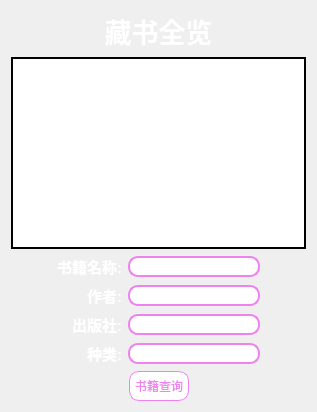
      <widget class="QWidget" name="BookSearchWidget">
       <layout class="QGridLayout" name="gridLayout_3">
        <item row="0" column="0">
         <widget class="QLabel" name="BookList">
          <property name="font">
           <font>
            <pointsize>20</pointsize>
            <bold>true</bold>
           </font>
          </property>
          <property name="styleSheet">
           <string notr="true">color: rgb(255, 255, 255);</string>
          </property>
          <property name="text">
           <string>藏书全览</string>
          </property>
          <property name="alignment">
           <set>Qt::AlignCenter</set>
          </property>
         </widget>
        </item>
        <item row="1" column="0">
         <widget class="QListWidget" name="BorrowListWidget">
          <property name="styleSheet">
           <string notr="true">QListWidget {
	border: 2px solid #000000; /* 边框宽度为1px，颜色为#A0A0A0 */
	padding-left: 5px; /* 文本距离左边界有5px */
	background-color: 	#FFFFFF	; /* 背景颜色 */
	color: 	#000000; /* 文本颜色 */
	selection-background-color: #000000; /* 选中文本的背景颜色 */
	selection-color: #FFFFFF; /* 选中文本的颜色 */
	font-family: &quot;Microsoft YaHei&quot;; /* 文本字体族 */
	font-size: 10pt; /* 文本字体大小 */
}
</string>
          </property>
          <property name="frameShape">
           <enum>QFrame::Box</enum>
          </property>
         </widget>
        </item>
        <item row="2" column="0">
         <layout class="QGridLayout" name="gridLayout_2">
          <item row="1" column="2">
           <widget class="QLineEdit" name="authorEdit">
            <property name="styleSheet">
             <string notr="true">QLineEdit {
	border: 2px solid #EE82EE; /* 边框宽度为1px，颜色为#A0A0A0 */
	border-radius: 10px; /* 边框圆角 */
	padding-left: 5px; /* 文本距离左边界有5px */
	background-color: 	#FFFFFF	; /* 背景颜色 */
	color: 	#000000; /* 文本颜色 */
	selection-background-color: #000000; /* 选中文本的背景颜色 */
	selection-color: #FFFFFF; /* 选中文本的颜色 */
	font-family: &quot;Microsoft YaHei&quot;; /* 文本字体族 */
	font-size: 10pt; /* 文本字体大小 */
}

QLineEdit:hover { /* 鼠标悬浮在QLineEdit时的状态 */
	border: 2px solid #298DFF;
	border-radius: 10px;
	background-color: #FFFFFF;
	color: 	#000000;
	selection-background-color: #000000;
	selection-color: #FFFFFF;
}


QLineEdit:disabled { /* QLineEdit在禁用时的状态 */
	border: 2px solid 	#C0C0C0;
	background-color: 	#C0C0C0;
	color: 	#000000;
}

QLineEdit:read-only { /* QLineEdit在只读时的状态 */
	border: 2px solid 	#C0C0C0;
	background-color: 	#C0C0C0;
	color: 	#000000;
}</string>
            </property>
           </widget>
          </item>
          <item row="1" column="1">
           <widget class="QLabel" name="label_3">
            <property name="font">
             <font>
              <pointsize>11</pointsize>
              <bold>true</bold>
             </font>
            </property>
            <property name="styleSheet">
             <string notr="true">color: rgb(255, 255, 255);</string>
            </property>
            <property name="text">
             <string>作者:</string>
            </property>
            <property name="alignment">
             <set>Qt::AlignRight|Qt::AlignTrailing|Qt::AlignVCenter</set>
            </property>
           </widget>
          </item>
          <item row="4" column="0" colspan="4">
           <layout class="QHBoxLayout" name="horizontalLayout">
            <item>
             <spacer name="horizontalSpacer_13">
              <property name="orientation">
               <enum>Qt::Horizontal</enum>
              </property>
              <property name="sizeHint" stdset="0">
               <size>
                <width>40</width>
                <height>20</height>
               </size>
              </property>
             </spacer>
            </item>
            <item>
             <widget class="QPushButton" name="SearchButton">
              <property name="styleSheet">
               <string notr="true">QPushButton{
	font: 12pt &quot;幼圆&quot;;
    color: 	#EE82EE;
    background-color: #FFFFFF;
    border-color: 	#EE82EE;
    border-radius: 10px;
    border-style: solid;
    border-width: 1px;
    padding: 5px;
}

/**鼠标停留在按钮上的样式**/
QPushButton::hover{	
    color: #FFFFFF;
    background-color: #EE82EE;
    border-color: #EE82EE;
}

/**鼠标按压下去的样式**/
QPushButton::pressed,QPushButton::checked{
    color: #FFFFFF;
    background-color: 	#DA70D6;
	border-color: 	#DA70D6;
}</string>
              </property>
              <property name="text">
               <string>书籍查询</string>
              </property>
             </widget>
            </item>
            <item>
             <spacer name="horizontalSpacer_14">
              <property name="orientation">
               <enum>Qt::Horizontal</enum>
              </property>
              <property name="sizeHint" stdset="0">
               <size>
                <width>40</width>
                <height>20</height>
               </size>
              </property>
             </spacer>
            </item>
           </layout>
          </item>
          <item row="2" column="1">
           <widget class="QLabel" name="label_2">
            <property name="font">
             <font>
              <pointsize>11</pointsize>
              <bold>true</bold>
             </font>
            </property>
            <property name="styleSheet">
             <string notr="true">color: rgb(255, 255, 255);</string>
            </property>
            <property name="text">
             <string>出版社:</string>
            </property>
            <property name="alignment">
             <set>Qt::AlignRight|Qt::AlignTrailing|Qt::AlignVCenter</set>
            </property>
           </widget>
          </item>
          <item row="2" column="2">
           <widget class="QLineEdit" name="pressEdit">
            <property name="styleSheet">
             <string notr="true">QLineEdit {
	border: 2px solid #EE82EE; /* 边框宽度为1px，颜色为#A0A0A0 */
	border-radius: 10px; /* 边框圆角 */
	padding-left: 5px; /* 文本距离左边界有5px */
	background-color: 	#FFFFFF	; /* 背景颜色 */
	color: 	#000000; /* 文本颜色 */
	selection-background-color: #000000; /* 选中文本的背景颜色 */
	selection-color: #FFFFFF; /* 选中文本的颜色 */
	font-family: &quot;Microsoft YaHei&quot;; /* 文本字体族 */
	font-size: 10pt; /* 文本字体大小 */
}

QLineEdit:hover { /* 鼠标悬浮在QLineEdit时的状态 */
	border: 2px solid #298DFF;
	border-radius: 10px;
	background-color: #FFFFFF;
	color: 	#000000;
	selection-background-color: #000000;
	selection-color: #FFFFFF;
}


QLineEdit:disabled { /* QLineEdit在禁用时的状态 */
	border: 2px solid 	#C0C0C0;
	background-color: 	#C0C0C0;
	color: 	#000000;
}

QLineEdit:read-only { /* QLineEdit在只读时的状态 */
	border: 2px solid 	#C0C0C0;
	background-color: 	#C0C0C0;
	color: 	#000000;
}</string>
            </property>
           </widget>
          </item>
          <item row="3" column="2">
           <widget class="QLineEdit" name="categoryEdit">
            <property name="styleSheet">
             <string notr="true">QLineEdit {
	border: 2px solid #EE82EE; /* 边框宽度为1px，颜色为#A0A0A0 */
	border-radius: 10px; /* 边框圆角 */
	padding-left: 5px; /* 文本距离左边界有5px */
	background-color: 	#FFFFFF	; /* 背景颜色 */
	color: 	#000000; /* 文本颜色 */
	selection-background-color: #000000; /* 选中文本的背景颜色 */
	selection-color: #FFFFFF; /* 选中文本的颜色 */
	font-family: &quot;Microsoft YaHei&quot;; /* 文本字体族 */
	font-size: 10pt; /* 文本字体大小 */
}

QLineEdit:hover { /* 鼠标悬浮在QLineEdit时的状态 */
	border: 2px solid #298DFF;
	border-radius: 10px;
	background-color: #FFFFFF;
	color: 	#000000;
	selection-background-color: #000000;
	selection-color: #FFFFFF;
}


QLineEdit:disabled { /* QLineEdit在禁用时的状态 */
	border: 2px solid 	#C0C0C0;
	background-color: 	#C0C0C0;
	color: 	#000000;
}

QLineEdit:read-only { /* QLineEdit在只读时的状态 */
	border: 2px solid 	#C0C0C0;
	background-color: 	#C0C0C0;
	color: 	#000000;
}</string>
            </property>
           </widget>
          </item>
          <item row="3" column="1">
           <widget class="QLabel" name="label">
            <property name="font">
             <font>
              <pointsize>11</pointsize>
              <bold>true</bold>
             </font>
            </property>
            <property name="styleSheet">
             <string notr="true">color: rgb(255, 255, 255);</string>
            </property>
            <property name="text">
             <string>种类:</string>
            </property>
            <property name="alignment">
             <set>Qt::AlignRight|Qt::AlignTrailing|Qt::AlignVCenter</set>
            </property>
           </widget>
          </item>
          <item row="0" column="2">
           <widget class="QLineEdit" name="bookNameEdit">
            <property name="styleSheet">
             <string notr="true">QLineEdit {
	border: 2px solid #EE82EE; /* 边框宽度为1px，颜色为#A0A0A0 */
	border-radius: 10px; /* 边框圆角 */
	padding-left: 5px; /* 文本距离左边界有5px */
	background-color: 	#FFFFFF	; /* 背景颜色 */
	color: 	#000000; /* 文本颜色 */
	selection-background-color: #000000; /* 选中文本的背景颜色 */
	selection-color: #FFFFFF; /* 选中文本的颜色 */
	font-family: &quot;Microsoft YaHei&quot;; /* 文本字体族 */
	font-size: 10pt; /* 文本字体大小 */
}

QLineEdit:hover { /* 鼠标悬浮在QLineEdit时的状态 */
	border: 2px solid #298DFF;
	border-radius: 10px;
	background-color: #FFFFFF;
	color: 	#000000;
	selection-background-color: #000000;
	selection-color: #FFFFFF;
}


QLineEdit:disabled { /* QLineEdit在禁用时的状态 */
	border: 2px solid 	#C0C0C0;
	background-color: 	#C0C0C0;
	color: 	#000000;
}

QLineEdit:read-only { /* QLineEdit在只读时的状态 */
	border: 2px solid 	#C0C0C0;
	background-color: 	#C0C0C0;
	color: 	#000000;
}</string>
            </property>
           </widget>
          </item>
          <item row="0" column="1">
           <widget class="QLabel" name="label_4">
            <property name="font">
             <font>
              <pointsize>11</pointsize>
              <bold>true</bold>
             </font>
            </property>
            <property name="styleSheet">
             <string notr="true">color: rgb(255, 255, 255);</string>
            </property>
            <property name="text">
             <string>书籍名称:</string>
            </property>
            <property name="alignment">
             <set>Qt::AlignRight|Qt::AlignTrailing|Qt::AlignVCenter</set>
            </property>
           </widget>
          </item>
          <item row="0" column="0" rowspan="4">
           <spacer name="horizontalSpacer_15">
            <property name="orientation">
             <enum>Qt::Horizontal</enum>
            </property>
            <property name="sizeHint" stdset="0">
             <size>
              <width>40</width>
              <height>20</height>
             </size>
            </property>
           </spacer>
          </item>
          <item row="0" column="3" rowspan="4">
           <spacer name="horizontalSpacer_16">
            <property name="orientation">
             <enum>Qt::Horizontal</enum>
            </property>
            <property name="sizeHint" stdset="0">
             <size>
              <width>40</width>
              <height>20</height>
             </size>
            </property>
           </spacer>
          </item>
         </layout>
        </item>
       </layout>
      </widget>
